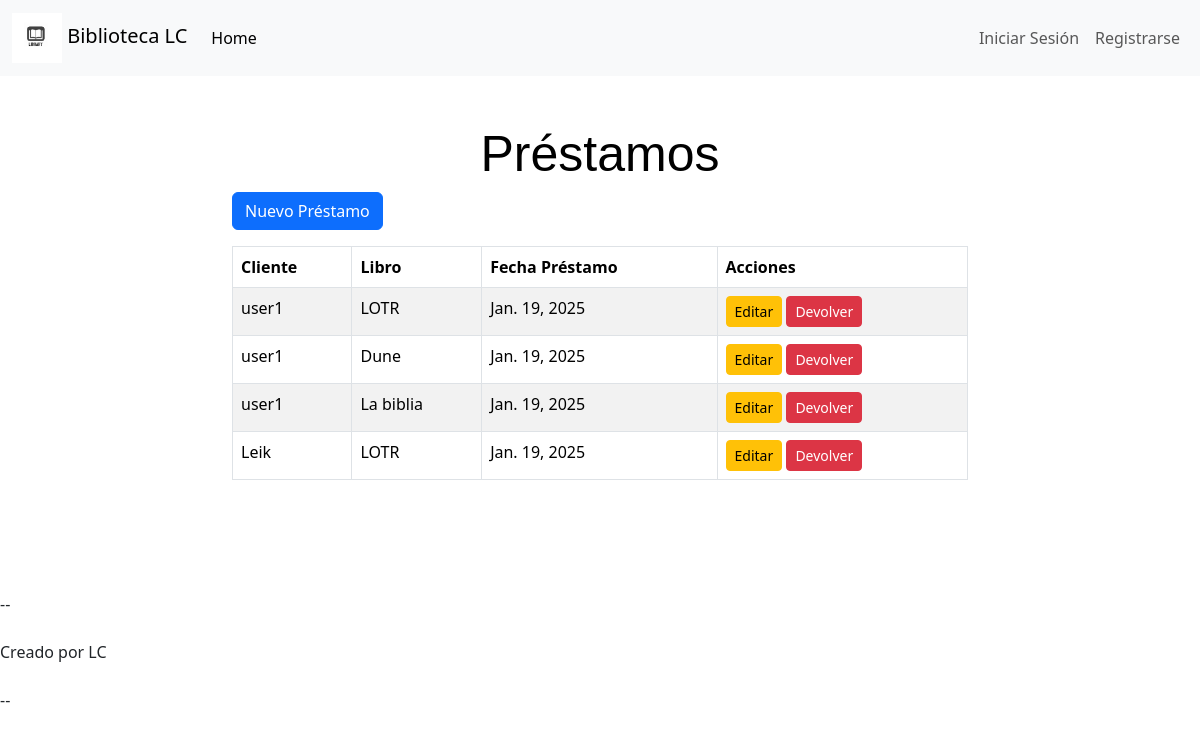
The page /prestamos/ on the database its author committed.
### biblioteca/models.py (models this page shows, shortened)
class Prestamo(models.Model):
    cliente = models.ForeignKey(Cliente, on_delete=models.CASCADE, related_name="prestamos")
    libro = models.ForeignKey(Libro, on_delete=models.CASCADE, related_name="prestamos")
    fecha_prestamo = models.DateField(auto_now_add=True)

class Cliente(models.Model):
    user = models.OneToOneField(User, on_delete=models.CASCADE, related_name="cliente")
    rut = models.CharField(max_length=12, unique=True)
    nombre = models.CharField(max_length=100)
    email = models.EmailField()
    def __str__(self):
        return self.nombre

class Libro(models.Model):
    codigo = models.CharField(max_length=10, unique=True)
    titulo = models.CharField(max_length=200)
    contenido = models.TextField()
    tema = models.CharField(max_length=100)
    copias = models.PositiveIntegerField()
    autor = models.ForeignKey(Autor, on_delete=models.CASCADE, related_name="libros")
    def __str__(self):
        return self.titulo

### biblioteca/views.py (the view)
# urls.py: path('prestamos/', PrestamoListView.as_view(), name='prestamo_list'),
class PrestamoListView(ListView):
    model = Prestamo
    template_name = 'prestamo/prestamo_list.html'
    context_object_name = 'prestamos'

### biblioteca/templates/prestamo/prestamo_list.html (shortened to what this page needs)
{% extends 'base.html' %}
{% block content %}
<div class="container my-5">
  <div class="row justify-content-center">
    <div class="col-md-8">
      <h1>Préstamos</h1>
      <a class="btn btn-primary mb-3" href="{% url 'prestamo_create' %}">Nuevo Préstamo</a>
      {% if prestamos %}
        <table class="table table-striped table-bordered">
          <thead>
            <tr>
              <th>Cliente</th>
              <th>Libro</th>
              <th>Fecha Préstamo</th>
              <th>Acciones</th>
            </tr>
          </thead>
          <tbody>
          {% for prestamo in prestamos %}
            <tr>
              <td>{{ prestamo.cliente }}</td>
              <td>{{ prestamo.libro }}</td>
              <td>{{ prestamo.fecha_prestamo }}</td>
              <td>
                <a href="{% url 'prestamo_update' prestamo.pk %}" class="btn btn-sm btn-warning">Editar</a>
                <a href="{% url 'prestamo_delete' prestamo.pk %}" class="btn btn-sm btn-danger">
                  Devolver
                </a>
              </td>
            </tr>
          {% endfor %}
          </tbody>
        </table>
      {% else %}
        <p>No hay préstamos registrados.</p>
      {% endif %}
    </div>
  </div>
</div>
{% endblock content %}

### static/css/styles.css (style rules this page uses)
h1 { color: rgb(0, 0, 0); font-size: 50px; font-family: 'Gill Sans', 'Gill Sans MT', Calibri, 'Trebuchet MS', sans-serif; text-align: center; }

### rows shown on the page
Prestamo: cliente "user1", libro "LOTR", fecha_prestamo "Jan. 19, 2025"
Prestamo: cliente "user1", libro "Dune", fecha_prestamo "Jan. 19, 2025"
Prestamo: cliente "user1", libro "La biblia", fecha_prestamo "Jan. 19, 2025"
Prestamo: cliente "Leik", libro "LOTR", fecha_prestamo "Jan. 19, 2025"
